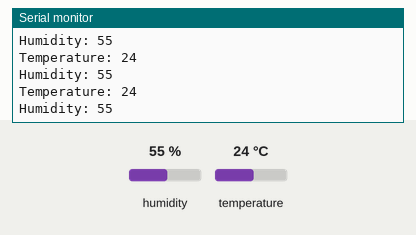
Recording of a sketch running on a simulated Arduino Uno, built with avr-gcc and run on an emulated ATmega328P. On the bench: the last lines printed to the serial monitor. The inputs (shaded band) are chosen by the test bench; at power-on: humidity 55 %, temperature 24 °C.

Above: at 2.8 s.
2.9 s: humidity set to 22 %
At 5.4 s:
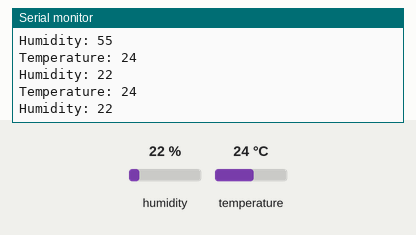
5.6 s: temperature set to 12 °C
At 7.8 s:
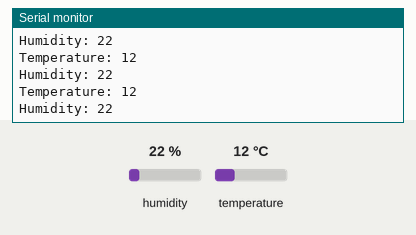
8.3 s: humidity set to 40 %
At 11.5 s:
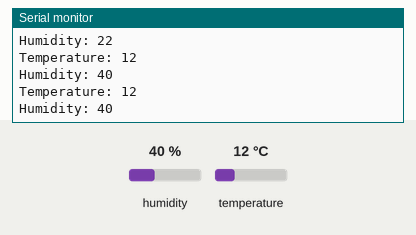
Timing chart, 0 to 13.0 s (numbered marks = the images above; inputs shaded):
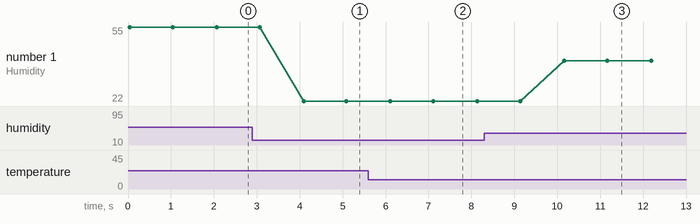

The sketch:

modulemeteo.ino
```cpp
#include "Wire.h"


#include "DHT.h"
DHT dht(2, DHT11);

byte degre[8] = {
0b01100,0b10010,0b10010,0b01100,0b00000,0b00000,0b00000,0b00000
};

void setup() {
  Serial.begin(9600);  // ouvre le port série

}

void loop() {
  byte h = dht.readHumidity();
  byte t = dht.readTemperature();

  Serial.print("Temperature: ");
  Serial.println(t);
  Serial.print("Humidity: ");
  Serial.println(h);
  Serial.println("");


  delay(1000);  // attend 1 sec
}
```

Measured:
- after the input at 2.9 s, the serial monitor: prints a new line after 1.2 s (image 1)
- after the input at 5.6 s, the serial monitor: prints a new line after 0.50 s (image 2)
- after the input at 8.3 s, the serial monitor: prints a new line after 1.9 s (image 3)
- plotted number 1: 55 → 22 after the input at 2.9 s, 22 → 40 after the input at 8.3 s
